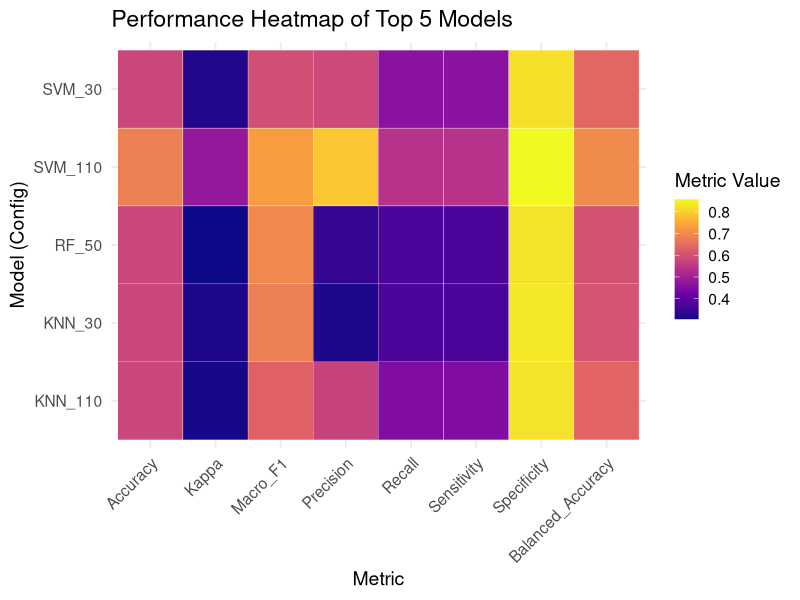
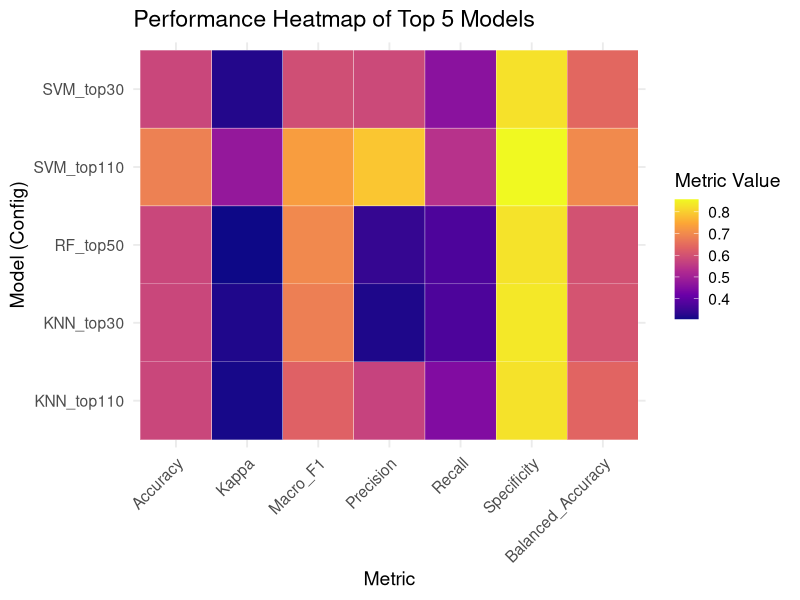

Source code (R) for these figures, in order: (Note: this script raises an error after producing the figures.)
## ---- chunk 1
library(tidyverse)
library(reshape2)
## ---- chunk 2
gse15852_metrics <- data.frame(
  Genes = rep(c(30, 50, 80, 110), each = 3),
  Model = rep(c("SVM", "KNN", "RF"), times = 4),
  Accuracy = c(0.579, 0.579, 0.474,
               0.474, 0.526, 0.579,
               0.579, 0.579, 0.526,
               0.684, 0.579, 0.526),
  Kappa = c(0.321, 0.318, 0.055,
            0.021, 0.136, 0.306,
            0.290, 0.248, 0.153,
            0.477, 0.312, 0.153),
  Macro_F1 = c(0.593, 0.681, 0.474,
               0.667, 0.489, 0.697,
               0.723, 0.610, 0.485,
               0.731, 0.631, 0.570),
  Precision = c(0.583, 0.317, 0.490,
                0.250, 0.515, 0.341,
                0.524, 0.615, 0.448,
                0.788, 0.571, 0.583),
  Recall = c(0.461, 0.372, 0.272,
             0.250, 0.300, 0.372,
             0.372, 0.350, 0.300,
             0.539, 0.447, 0.322),
  Sensitivity = c(0.461, 0.372, 0.272,
                  0.250, 0.300, 0.372,
                  0.372, 0.350, 0.300,
                  0.539, 0.447, 0.322),
  Specificity = c(0.824, 0.834, 0.760,
                  0.757, 0.782, 0.827,
                  0.819, 0.807, 0.789,
                  0.857, 0.826, 0.782),
  Balanced_Accuracy = c(0.642, 0.603, 0.516,
                        0.504, 0.541, 0.600,
                        0.595, 0.579, 0.545,
                        0.698, 0.637, 0.552)
)

# View the table
print(gse15852_metrics)

# Add an identifier for easier plotting
gse15852_metrics$Config <- paste(gse15852_metrics$Model, gse15852_metrics$Genes, sep = "_")

# Select top 5 models by Accuracy (you can change this to Macro_F1 or Balanced_Accuracy)
top5 <- gse15852_metrics %>%
  arrange(desc(Balanced_Accuracy)) %>%
  head(5)

# Reshape to long format for ggplot
top5_long <- melt(top5, id.vars = c("Model", "Genes", "Config"))

# Plot heatmap
ggplot(top5_long, aes(x = variable, y = Config, fill = value)) +
  geom_tile(color = "white") +
  scale_fill_viridis_c(option = "plasma", name = "Metric Value") +
  labs(title = "Performance Heatmap of Top 5 Models",
       x = "Metric",
       y = "Model (Config)") +
  theme_minimal(base_size = 14) +
  theme(axis.text.x = element_text(angle = 45, hjust = 1))
## ---- chunk 3
# Create data frame for GSE19707 evaluation metrics
gse19707_metrics <- data.frame(
  Genes = rep(c("top30", "top50", "top80", "top110"), each = 3),
  Model = rep(c("SVM", "KNN", "RF"), times = 4),
  Accuracy = c(0.579, 0.579, 0.474,
               0.474, 0.526, 0.579,
               0.579, 0.579, 0.526,
               0.684, 0.579, 0.526),
  Kappa = c(0.321, 0.318, 0.055,
            0.021, 0.136, 0.306,
            0.290, 0.248, 0.153,
            0.477, 0.312, 0.153),
  Macro_F1 = c(0.593, 0.681, 0.474,
               0.667, 0.489, 0.697,
               0.723, 0.610, 0.485,
               0.731, 0.631, 0.570),
  Precision = c(0.583, 0.317, 0.490,
                0.250, 0.515, 0.341,
                0.524, 0.615, 0.448,
                0.788, 0.571, 0.583),
  Recall = c(0.461, 0.372, 0.272,
             0.250, 0.300, 0.372,
             0.372, 0.350, 0.300,
             0.539, 0.447, 0.322),
  Specificity = c(0.824, 0.834, 0.760,
                  0.757, 0.782, 0.827,
                  0.819, 0.807, 0.789,
                  0.857, 0.826, 0.782),
  Balanced_Accuracy = c(0.642, 0.603, 0.516,
                        0.504, 0.541, 0.600,
                        0.595, 0.579, 0.545,
                        0.698, 0.637, 0.552)
)

# View the table
print(gse19707_metrics)

gse19707_metrics$Config <- paste(gse19707_metrics$Model, gse19707_metrics$Genes, sep = "_")

# Select top 5 models by Accuracy (you can change this to Macro_F1 or Balanced_Accuracy)
top5 <- gse19707_metrics %>%
  arrange(desc(Balanced_Accuracy)) %>%
  head(5)

# Reshape to long format for ggplot
top5_long <- melt(top5, id.vars = c("Model", "Genes", "Config"))

# Plot heatmap
ggplot(top5_long, aes(x = variable, y = Config, fill = value)) +
  geom_tile(color = "white") +
  scale_fill_viridis_c(option = "plasma", name = "Metric Value") +
  labs(title = "Performance Heatmap of Top 5 Models",
       x = "Metric",
       y = "Model (Config)") +
  theme_minimal(base_size = 14) +
  theme(axis.text.x = element_text(angle = 45, hjust = 1))
## ---- chunk 4
# Evaluation metrics for GSE17907 dataset
gse17907_metrics <- data.frame(
  Genes = rep(c(30, 50, 80, 110), each = 3),
  Model = rep(c("SVM", "KNN", "RF"), times = 4),
  Accuracy = c(0.579, 0.579, 0.474,
               0.474, 0.526, 0.579,
               0.579, 0.579, 0.526,
               0.684, 0.579, 0.526),
  Kappa = c(0.321, 0.318, 0.055,
            0.021, 0.136, 0.306,
            0.290, 0.248, 0.153,
            0.477, 0.312, 0.153),
  Macro_F1 = c(0.593, 0.681, 0.474,
               0.667, 0.489, 0.697,
               0.723, 0.610, 0.485,
               0.731, 0.631, 0.570),
  Precision = c(0.583, 0.317, 0.490,
                0.250, 0.515, 0.341,
                0.524, 0.615, 0.448,
                0.788, 0.571, 0.583),
  Recall = c(0.461, 0.372, 0.272,
             0.250, 0.300, 0.372,
             0.372, 0.350, 0.300,
             0.539, 0.447, 0.322),
  Sensitivity = c(0.461, 0.372, 0.272,
                  0.250, 0.300, 0.372,
                  0.372, 0.350, 0.300,
                  0.539, 0.447, 0.322),
  Specificity = c(0.824, 0.834, 0.760,
                  0.757, 0.782, 0.827,
                  0.819, 0.807, 0.789,
                  0.857, 0.826, 0.782),
  Balanced_Accuracy = c(0.642, 0.603, 0.516,
                        0.504, 0.541, 0.600,
                        0.595, 0.579, 0.545,
                        0.698, 0.637, 0.552)
)

print(combined_metrics)

combined_metrics$Config <- paste(combined_metrics$Model, combined_metrics$Genes, sep = "_")

# Select top 5 models by Accuracy (you can change this to Macro_F1 or Balanced_Accuracy)
top5 <- combined_metrics %>%
  arrange(desc(Balanced_Accuracy)) %>%
  head(5)

# Reshape to long format for ggplot
top5_long <- melt(top5, id.vars = c("Model", "Genes", "Config"))

# Plot heatmap
ggplot(top5_long, aes(x = variable, y = Config, fill = value)) +
  geom_tile(color = "white") +
  scale_fill_viridis_c(option = "plasma", name = "Metric Value") +
  labs(title = "Performance Heatmap of Top 5 Models",
       x = "Metric",
       y = "Model (Config)") +
  theme_minimal(base_size = 14) +
  theme(axis.text.x = element_text(angle = 45, hjust = 1))

